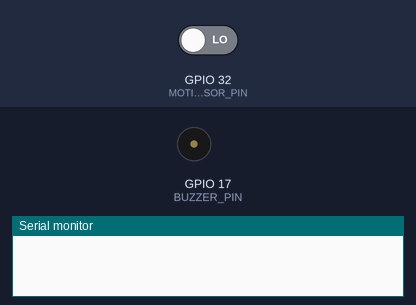
The sketch below on a simulated ESP32. On the bench: buzzer (waves = sounding, pin HIGH), the last lines printed to the serial monitor. The inputs (shaded band) are chosen by the test bench; at power-on: GPIO 32 (MOTION_SENSOR_PIN) LOW.

Above: at 1.2 s.
1.3 s: GPIO 32 (MOTION_SENSOR_PIN) driven HIGH
At 2.1 s:
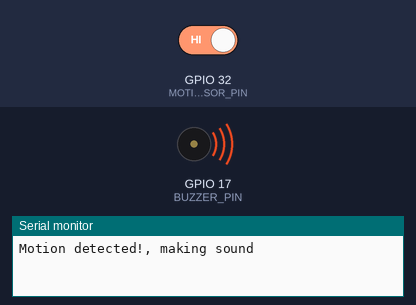
2.8 s: GPIO 32 (MOTION_SENSOR_PIN) driven LOW
At 3.2 s:
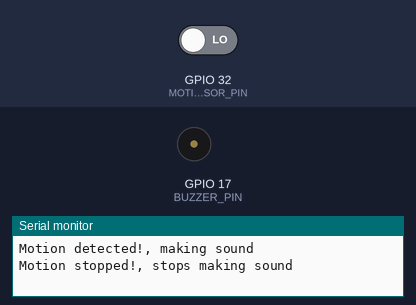
Timing chart, 0 to 5.8 s (numbered marks = the images above; inputs shaded):
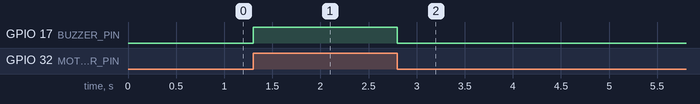

The sketch:

ESP32_Motion_sensor_and_Piezo_buzzer.ino
```cpp
/*
 * This ESP32 code is created by esp32io.com
 *
 * This ESP32 code is released in the public domain
 *
 * For more detail (instruction and wiring diagram), visit https://esp32io.com/tutorials/esp32-motion-sensor-piezo-buzzer
 */

#define MOTION_SENSOR_PIN  32  // ESP32 pin GPIO32 connected to the OUTPUT pin of motion sensor
#define BUZZER_PIN         17  // ESP32 pin GPIO17 connected to Buzzer's pin
int motionStateCurrent  = LOW; // current  state of motion sensor's pin
int motionStatePrevious = LOW; // previous state of motion sensor's pin

void setup() {
  Serial.begin(9600);                // initialize serial
  pinMode(MOTION_SENSOR_PIN, INPUT); // set ESP32 pin to input mode
  pinMode(BUZZER_PIN, OUTPUT);          // set ESP32 pin to output mode
}

void loop() {
  motionStatePrevious = motionStateCurrent;            // store old state
  motionStateCurrent  = digitalRead(MOTION_SENSOR_PIN); // read new state

  if (motionStatePrevious == LOW && motionStateCurrent == HIGH) { // pin state change: LOW -> HIGH
    Serial.println("Motion detected!, making sound");
    digitalWrite(BUZZER_PIN, HIGH); // turn on
  } else if (motionStatePrevious == HIGH && motionStateCurrent == LOW) { // pin state change: HIGH -> LOW
    Serial.println("Motion stopped!, stops making sound");
    digitalWrite(BUZZER_PIN, LOW);  // turn off
  }
}
```

Measured:
- after the input at 1.3 s, GPIO 17 (BUZZER_PIN): LOW → HIGH at once
- after the input at 2.8 s, GPIO 17 (BUZZER_PIN): HIGH → LOW at once
